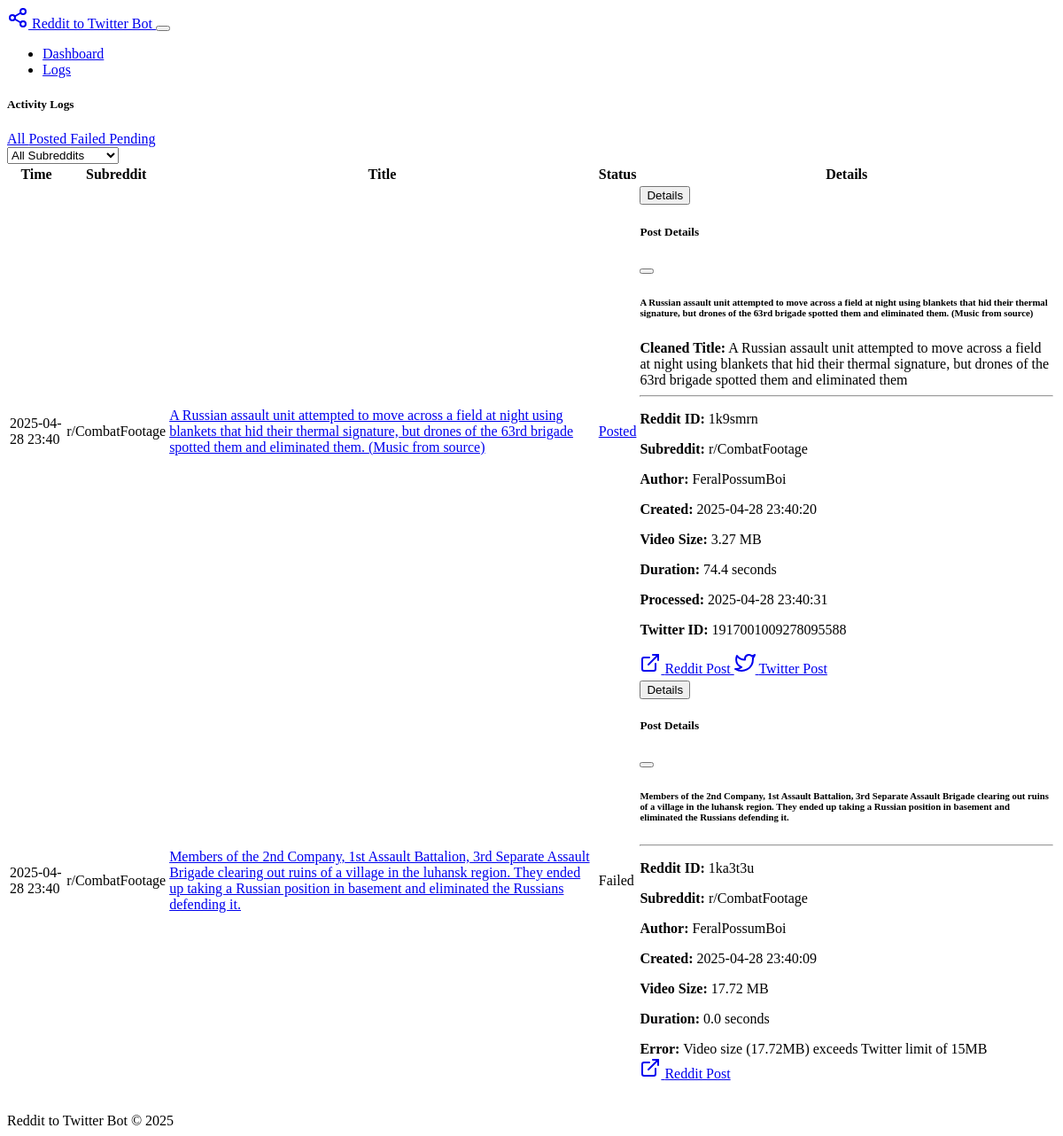
Page /logs on the committed database.
### models.py (models this page shows, shortened)
class Post(db.Model):
    id = db.Column(db.Integer, primary_key=True)
    reddit_id = db.Column(db.String(20), unique=True, nullable=False)
    reddit_url = db.Column(db.String(255), nullable=False)
    title = db.Column(db.String(300), nullable=False)
    cleaned_title = db.Column(db.String(300), nullable=True)  # Stores the cleaned title
    subreddit = db.Column(db.String(50), nullable=False)
    author = db.Column(db.String(50), nullable=True)
    video_path = db.Column(db.String(255), nullable=True)
    video_size_bytes = db.Column(db.Integer, nullable=True)
    video_duration_seconds = db.Column(db.Float, nullable=True)
    posted_to_twitter = db.Column(db.Boolean, default=False)
    twitter_post_id = db.Column(db.String(50), nullable=True)
    twitter_post_url = db.Column(db.String(255), nullable=True)
    error = db.Column(db.Boolean, default=False)
    error_message = db.Column(db.Text, nullable=True)
    created_at = db.Column(db.DateTime, default=datetime.utcnow)
    processed_at = db.Column(db.DateTime, nullable=True)

### app.py (the view)
@app.route('/logs')
def logs():
    from models import Post
    page = request.args.get('page', 1, type=int)
    per_page = 20
    filter_type = request.args.get('filter', 'all')
    subreddit = request.args.get('subreddit', '')
    query = db.session.query(Post)
    if filter_type == 'success':
        query = query.filter_by(posted_to_twitter=True)
    elif filter_type == 'failed':
        query = query.filter_by(error=True)
    elif filter_type == 'pending':
        query = query.filter_by(posted_to_twitter=False, error=False)
    if subreddit:
        query = query.filter_by(subreddit=subreddit)
    pagination = query.order_by(Post.created_at.desc()).paginate(page=page, per_page=per_page)
    posts = pagination.items
    all_subreddits = db.session.query(Post.subreddit).distinct().all()
    all_subreddits = [s[0] for s in all_subreddits]
    return render_template('logs.html',
                          posts=posts,
                          pagination=pagination,
                          all_subreddits=all_subreddits,
                          current_filter=filter_type,
                          current_subreddit=subreddit)

### templates/logs.html (shortened to what this page needs)
<!DOCTYPE html>
<html lang="en" data-bs-theme="dark">
<head>
    <link rel="stylesheet" href="https://cdn.replit.com/agent/bootstrap-agent-dark-theme.min.css">
    <link rel="stylesheet" href="https://cdn.jsdelivr.net/npm/feather-icons/dist/feather.min.css">
    <link rel="stylesheet" href="{{ url_for('static', filename='css/custom.css') }}">
</head>
<body>
    <nav class="navbar navbar-expand-lg navbar-dark bg-dark">
        <div class="container">
            <a class="navbar-brand" href="{{ url_for('index') }}">
                <i data-feather="share-2"></i> Reddit to Twitter Bot
            </a>
            <button class="navbar-toggler" type="button" data-bs-toggle="collapse" data-bs-target="#navbarNav">
            </button>
            <div class="collapse navbar-collapse" id="navbarNav">
                <ul class="navbar-nav ms-auto">
                    <li class="nav-item">
                        <a class="nav-link" href="{{ url_for('index') }}">Dashboard</a>
                    </li>
                    <li class="nav-item">
                        <a class="nav-link active" href="{{ url_for('logs') }}">Logs</a>
                    </li>
                </ul>
            </div>
        </div>
    </nav>
    <div class="container mt-4">
        <div class="card mb-4">
            <div class="card-header">
                <h5 class="mb-0">Activity Logs</h5>
            </div>
            <div class="card-body">
                <div class="row mb-3">
                    <div class="col-md-8">
                        <div class="btn-group" role="group">
                            <a href="{{ url_for('logs', filter='all', subreddit=current_subreddit) }}"
                               class="btn btn-outline-secondary {{ 'active' if current_filter == 'all' }}">
                                All
                            </a>
                            <a href="{{ url_for('logs', filter='success', subreddit=current_subreddit) }}"
                               class="btn btn-outline-success {{ 'active' if current_filter == 'success' }}">
                                Posted
                            </a>
                            <a href="{{ url_for('logs', filter='failed', subreddit=current_subreddit) }}"
                               class="btn btn-outline-danger {{ 'active' if current_filter == 'failed' }}">
                                Failed
                            </a>
                            <a href="{{ url_for('logs', filter='pending', subreddit=current_subreddit) }}"
                               class="btn btn-outline-warning {{ 'active' if current_filter == 'pending' }}">
                                Pending
                            </a>
                        </div>
                    </div>
                    <div class="col-md-4">
                        <select class="form-select" id="subredditFilter" onchange="filterBySubreddit(this.value)">
                            <option value="">All Subreddits</option>
                        </select>
                    </div>
                </div>
                <div class="table-responsive">
                    <table class="table table-striped">
                        <thead>
                            <tr>
                                <th>Time</th>
                                <th>Subreddit</th>
                                <th>Title</th>
                                <th>Status</th>
                                <th>Details</th>
                            </tr>
                        </thead>
                        <tbody>
                            {% for post in posts %}
                            <tr>
                                <td>{{ post.created_at.strftime('%Y-%m-%d %H:%M') }}</td>
                                <td>r/{{ post.subreddit }}</td>
                                <td>
                                    <a href="{{ post.reddit_url }}" target="_blank" class="text-truncate d-inline-block" style="max-width: 300px;">
                                        {{ post.title }}
                                    </a>
                                </td>
                                <td>
                                    {% if post.error %}
                                    <span class="badge bg-danger">Failed</span>
                                    {% elif post.posted_to_twitter %}
                                    <a href="{{ post.twitter_post_url }}" target="_blank" class="badge bg-success">Posted</a>
                                    {% else %}
                                    <span class="badge bg-warning">Pending</span>
                                    {% endif %}
                                </td>
                                <td>
                                    <button class="btn btn-sm btn-outline-info"
                                            data-bs-toggle="modal"
                                            data-bs-target="#detailsModal{{ post.id }}">
                                        Details
                                    </button>
                                    <div class="modal fade" id="detailsModal{{ post.id }}" tabindex="-1">
                                        <div class="modal-dialog modal-lg">
                                            <div class="modal-content">
                                                <div class="modal-header">
                                                    <h5 class="modal-title">Post Details</h5>
                                                    <button type="button" class="btn-close" data-bs-dismiss="modal"></button>
                                                </div>
                                                <div class="modal-body">
                                                    <h6>{{ post.title }}</h6>
                                                    {% if post.cleaned_title %}
                                                    <div class="alert alert-info">
                                                        <strong>Cleaned Title:</strong> {{ post.cleaned_title }}
                                                    </div>
                                                    {% endif %}
                                                    <hr>
                                                    <div class="row">
                                                        <div class="col-md-6">
                                                            <p><strong>Reddit ID:</strong> {{ post.reddit_id }}</p>
                                                            <p><strong>Subreddit:</strong> r/{{ post.subreddit }}</p>
                                                            <p><strong>Author:</strong> {{ post.author }}</p>
                                                            <p><strong>Created:</strong> {{ post.created_at.strftime('%Y-%m-%d %H:%M:%S') }}</p>
                                                        </div>
                                                        <div class="col-md-6">
                                                            {% if post.video_path %}
                                                            <p><strong>Video Size:</strong> {{ (post.video_size_bytes / 1024 / 1024)|round(2) }} MB</p>
                                                            <p><strong>Duration:</strong> {{ post.video_duration_seconds|round(2) }} seconds</p>
                                                            {% endif %}
                                                            {% if post.processed_at %}
                                                            <p><strong>Processed:</strong> {{ post.processed_at.strftime('%Y-%m-%d %H:%M:%S') }}</p>
                                                            {% endif %}
                                                            {% if post.posted_to_twitter %}
                                                            <p><strong>Twitter ID:</strong> {{ post.twitter_post_id }}</p>
                                                            {% endif %}
                                                        </div>
                                                    </div>
                                                    {% if post.error %}
                                                    <div class="alert alert-danger mt-3">
                                                        <strong>Error:</strong> {{ post.error_message }}
                                                    </div>
                                                    {% endif %}
                                                    <div class="mt-3">
                                                        <div class="d-flex">
                                                            <a href="{{ post.reddit_url }}" target="_blank" class="btn btn-outline-primary me-2">
                                                                <i data-feather="external-link"></i> Reddit Post
                                                            </a>
                                                            {% if post.posted_to_twitter %}
                                                            <a href="{{ post.twitter_post_url }}" target="_blank" class="btn btn-outline-info">
                                                                <i data-feather="twitter"></i> Twitter Post
                                                            </a>
                                                            {% endif %}
                                                        </div>
                                                    </div>
                                                </div>
                                            </div>
                                        </div>
                                    </div>
                                </td>
                            </tr>
                            {% else %}
                            <tr>
                                <td colspan="5" class="text-center py-3">No posts found</td>
                            </tr>
                            {% endfor %}
                        </tbody>
                    </table>
                </div>
            </div>
        </div>
    </div>
    <footer class="footer mt-5 py-3 bg-dark">
        <div class="container text-center">
            <span class="text-muted">Reddit to Twitter Bot &copy; 2025</span>
        </div>
    </footer>
</body>
</html>

### static/css/custom.css (style rules this page uses)
.table-responsive { border-radius: 0.25rem; overflow: hidden; }
.footer { margin-top: 2rem; }
.modal-content { border: none; border-radius: 0.5rem; }
.modal-header { border-bottom-color: rgba(255, 255, 255, 0.1); }

### rows in the picture
Post: created_at "2025-04-28 23:40", subreddit "CombatFootage", title "A Russian assault unit attempted to move across a field at night using blankets that hid their thermal signature, but drones of the 63rd brigade spotted them and eliminated them. (Music from source)", cleaned_title "A Russian assault unit attempted to move across a field at night using blankets that hid their thermal signature, but drones of the 63rd brigade spotted them and eliminated them", reddit_id "1k9smrn", author "FeralPossumBoi", created_at "2025-04-28 23:40:20", (post.video_size_bytes/1024/1024)|round(2) "3.27", video_duration_seconds "74.4", processed_at "2025-04-28 23:40:31", twitter_post_id "1917001009278095588"
Post: created_at "2025-04-28 23:40", subreddit "CombatFootage", title "Members of the 2nd Company, 1st Assault Battalion, 3rd Separate Assault Brigade clearing out ruins of a village in the luhansk region. They ended up taking a Russian position in basement and eliminated the Russians defending it.", error "Failed", reddit_id "1ka3t3u", author "FeralPossumBoi", created_at "2025-04-28 23:40:09", (post.video_size_bytes/1024/1024)|round(2) "17.72", video_duration_seconds "0.0", error_message "Video size (17.72MB) exceeds Twitter limit of 15MB"
